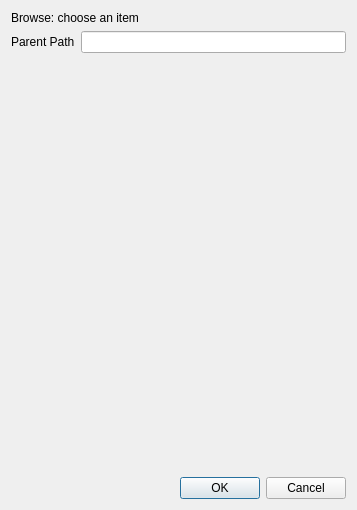
<?xml version="1.0" encoding="UTF-8"?>
<ui version="4.0">
 <class>Dialog</class>
 <widget class="QDialog" name="Dialog">
  <property name="geometry">
   <rect>
    <x>0</x>
    <y>0</y>
    <width>357</width>
    <height>510</height>
   </rect>
  </property>
  <property name="windowTitle">
   <string>Dialog</string>
  </property>
  <layout class="QVBoxLayout" name="verticalLayout">
   <item>
    <widget class="QLabel" name="label_info">
     <property name="text">
      <string>Browse: choose an item</string>
     </property>
    </widget>
   </item>
   <item>
    <layout class="QHBoxLayout" name="horizontalLayout">
     <item>
      <widget class="QLabel" name="label_parent_path">
       <property name="text">
        <string>Parent Path</string>
       </property>
      </widget>
     </item>
     <item>
      <widget class="QLineEdit" name="lineEdit_parent_path"/>
     </item>
    </layout>
   </item>
   <item>
    <widget class="WidgetBaseHDFViewer" name="widget_viewer" native="true">
     <property name="sizePolicy">
      <sizepolicy hsizetype="Preferred" vsizetype="Expanding">
       <horstretch>0</horstretch>
       <verstretch>0</verstretch>
      </sizepolicy>
     </property>
    </widget>
   </item>
   <item>
    <layout class="QHBoxLayout" name="horizontalLayout_2">
     <item>
      <spacer name="horizontalSpacer">
       <property name="orientation">
        <enum>Qt::Horizontal</enum>
       </property>
       <property name="sizeHint" stdset="0">
        <size>
         <width>40</width>
         <height>20</height>
        </size>
       </property>
      </spacer>
     </item>
     <item>
      <widget class="QPushButton" name="pushButton_ok">
       <property name="text">
        <string>OK</string>
       </property>
      </widget>
     </item>
     <item>
      <widget class="QPushButton" name="pushButton_cancel">
       <property name="text">
        <string>Cancel</string>
       </property>
      </widget>
     </item>
    </layout>
   </item>
  </layout>
 </widget>
 <customwidgets>
  <customwidget>
   <class>WidgetBaseHDFViewer</class>
   <extends>QWidget</extends>
   <header>bin.Widgets.WidgetBaseHDFViewer.h</header>
   <container>1</container>
  </customwidget>
 </customwidgets>
 <resources/>
 <connections/>
</ui>
